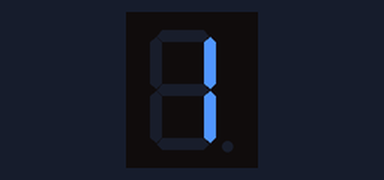
This sketch was run on a simulated Arduino Uno, built with avr-gcc and run on an emulated ATmega328P. Parts: 1-digit seven-segment display. Wiring (inferred from the names in the program): 1-digit 7-segment display, segments lit when HIGH: segments pin 7, pin 6, pin 5, pin 11, pin 10, pin 8, pin 9, pin 4. The segment pins are drawn as the display they are named for.

Above: at 0.1 s.
At 2.1 s:
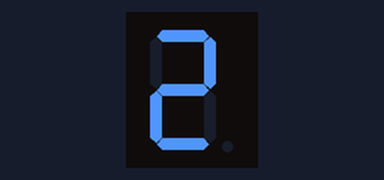
At 3.1 s:
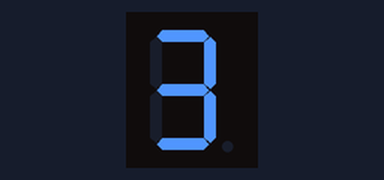
At 4.1 s:
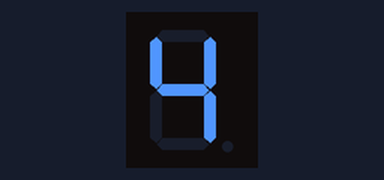
At 6.1 s:
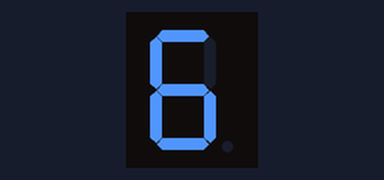
At 8.1 s:
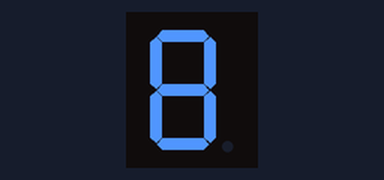

Measured:
- by itself, everything shown: repeats every 9.0 s, in 8 steps
- what the display in image 1 shows lasts 1.0 s, from 2.0 s to 3.0 s

The sketch:

guide.ino
```cpp
//设置控制各段的数字IO 脚
int a = 7; //定义数字接口7 连接a 段数码管
int b = 6; // 定义数字接口6 连接b 段数码管
int c = 5; // 定义数字接口5 连接c 段数码管
int d = 11; // 定义数字接口11 连接d 段数码管
int e = 10; // 定义数字接口10 连接e 段数码管
int f = 8; // 定义数字接口8 连接f 段数码管
int g = 9; // 定义数字接口9 连接g 段数码管
int dp = 4; // 定义数字接口4 连接dp 段数码管
void digital_1(void) //显示数字1
{
  unsigned char j;
  digitalWrite(c, HIGH); //给数字接口5 引脚高电平，点亮c 段
  digitalWrite(b, HIGH); //点亮b 段
  for (j = 7; j <= 11; j++) //熄灭其余段
    digitalWrite(j, LOW);
  digitalWrite(dp, LOW); //熄灭小数点DP 段
}
void digital_2(void) //显示数字2
{
  unsigned char j;
  digitalWrite(b, HIGH);
  digitalWrite(a, HIGH);
  for (j = 9; j <= 11; j++)
    digitalWrite(j, HIGH);
  digitalWrite(dp, LOW);
  digitalWrite(c, LOW);
  digitalWrite(f, LOW);
}
void digital_3(void) //显示数字3
{
  unsigned char j;
  digitalWrite(g, HIGH);
  digitalWrite(d, HIGH);
  for (j = 5; j <= 7; j++)
    digitalWrite(j, HIGH);
  digitalWrite(dp, LOW);
  digitalWrite(f, LOW);
  digitalWrite(e, LOW);
}
void digital_4(void) //显示数字4
{
  digitalWrite(c, HIGH);
  digitalWrite(b, HIGH);
  digitalWrite(f, HIGH);
  digitalWrite(g, HIGH);
  digitalWrite(dp, LOW);
  digitalWrite(a, LOW);
  digitalWrite(e, LOW);
  digitalWrite(d, LOW);
}
void digital_5(void) //显示数字5
{
  unsigned char j;
  for (j = 7; j <= 9; j++)
    digitalWrite(j, HIGH);
  digitalWrite(c, HIGH);
  digitalWrite(d, HIGH);
  digitalWrite(dp, LOW);
  digitalWrite(b, LOW);
  digitalWrite(e, LOW);
}
void digital_6(void) //显示数字6
{
  unsigned char j;
  for (j = 7; j <= 11; j++)
    digitalWrite(j, HIGH);
  digitalWrite(c, HIGH);
  digitalWrite(dp, LOW);
  digitalWrite(b, LOW);
}
void digital_7(void) //显示数字7
{
  unsigned char j;
  for (j = 5; j <= 7; j++)
    digitalWrite(j, HIGH);
  digitalWrite(dp, LOW);
  for (j = 8; j <= 11; j++)
    digitalWrite(j, LOW);
}
void digital_8(void) //显示数字8
{
  unsigned char j;
  for (j = 5; j <= 11; j++)
    digitalWrite(j, HIGH);
  digitalWrite(dp, LOW);
}
void setup()
{
  int i;//定义变量
  for (i = 4; i <= 11; i++)
    pinMode(i, OUTPUT); //设置4～11 引脚为输出模式
}
void loop()
{
  while (1)
  {
    digital_1();//显示数字1
    delay(2000);//延时2s
    digital_2();//显示数字2
    delay(1000); //延时1s
    digital_3();//显示数字3
    delay(1000); //延时1s
    digital_4();//显示数字4
    delay(1000); //延时1s
    digital_5();//显示数字5
    delay(1000); //延时1s
    digital_6();//显示数字6
    delay(1000); //延时1s
    digital_7();//显示数字7
    delay(1000); //延时1s
    digital_8();//显示数字8
    delay(1000); //延时1s
  }
}
```
